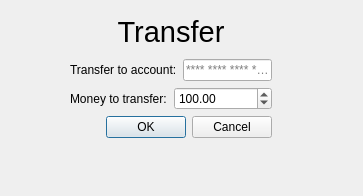
<?xml version="1.0" encoding="UTF-8"?>
<ui version="4.0">
 <class>Transfers</class>
 <widget class="QWidget" name="Transfers">
  <property name="geometry">
   <rect>
    <x>0</x>
    <y>0</y>
    <width>363</width>
    <height>196</height>
   </rect>
  </property>
  <property name="windowTitle">
   <string>Trunsfers</string>
  </property>
  <widget class="QWidget" name="">
   <property name="geometry">
    <rect>
     <x>70</x>
     <y>10</y>
     <width>202</width>
     <height>128</height>
    </rect>
   </property>
   <layout class="QVBoxLayout" name="verticalLayout_2">
    <item>
     <widget class="QLabel" name="label">
      <property name="font">
       <font>
        <pointsize>22</pointsize>
       </font>
      </property>
      <property name="text">
       <string>Transfer</string>
      </property>
      <property name="alignment">
       <set>Qt::AlignCenter</set>
      </property>
     </widget>
    </item>
    <item>
     <layout class="QVBoxLayout" name="verticalLayout">
      <item>
       <layout class="QHBoxLayout" name="horizontalLayout">
        <item>
         <widget class="QLabel" name="label_2">
          <property name="text">
           <string>Transfer to account:</string>
          </property>
         </widget>
        </item>
        <item>
         <widget class="QLineEdit" name="lineEdit">
          <property name="placeholderText">
           <string>**** **** **** ****</string>
          </property>
         </widget>
        </item>
       </layout>
      </item>
      <item>
       <layout class="QHBoxLayout" name="horizontalLayout_2">
        <item>
         <widget class="QLabel" name="label_3">
          <property name="text">
           <string>Money to transfer:</string>
          </property>
         </widget>
        </item>
        <item>
         <widget class="QDoubleSpinBox" name="money_doubleSpinBox">
          <property name="maximum">
           <double>9999.000000000000000</double>
          </property>
          <property name="singleStep">
           <double>100.000000000000000</double>
          </property>
          <property name="value">
           <double>100.000000000000000</double>
          </property>
         </widget>
        </item>
       </layout>
      </item>
     </layout>
    </item>
    <item>
     <widget class="QDialogButtonBox" name="buttonBox">
      <property name="standardButtons">
       <set>QDialogButtonBox::Cancel|QDialogButtonBox::Ok</set>
      </property>
     </widget>
    </item>
   </layout>
  </widget>
 </widget>
 <resources/>
 <connections/>
</ui>
